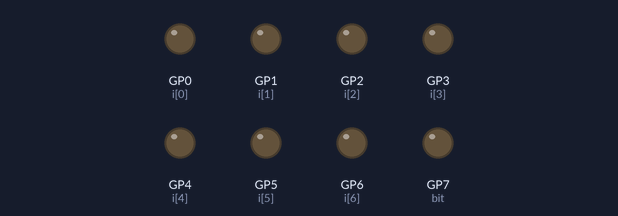
Simulated run of this program. Board: Raspberry Pi Pico running MicroPython. On the bench: output pins drawn as LEDs (lit = HIGH).

Above: at 0.12 s.
At 4.87 s:
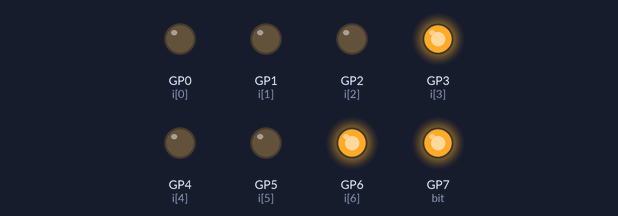
At 9.88 s:
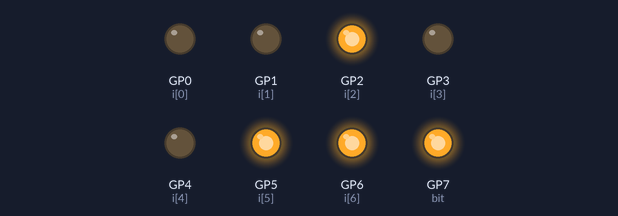
At 19.89 s:
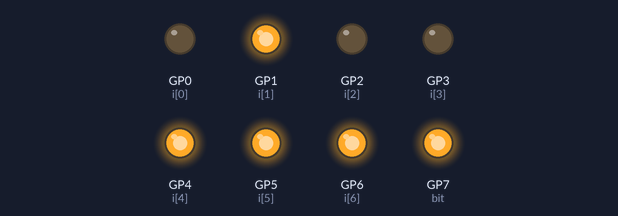
At 29.66 s:
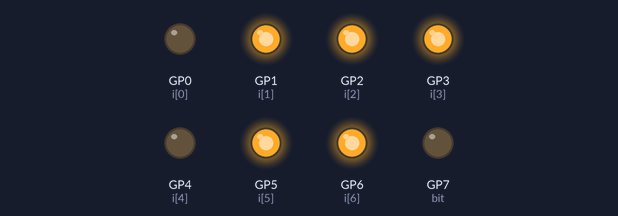
At 39.67 s:
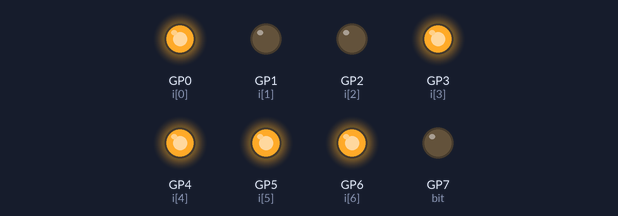
Timing chart, 0 to 40.0 s (numbered marks = the images above):
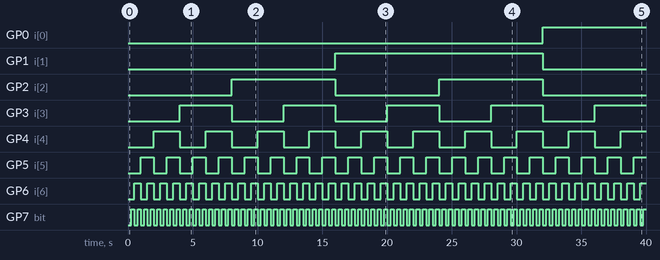

The program:

bin-counter4.py
```python
# bonus round: no list of pins, just set the pins
from machine import Pin
from time import sleep

now = 0
counter = 0
while True:
    now = counter
    bit = 7
    while now > 0:
        Pin(bit,Pin.OUT).value(now % 2)
        bit -= 1
        now = now // 2

    counter += 1
    if counter == 256:
        counter = 0
        for i in range(8):  # reset the LEDs, you can lose this if you don't want it to go around, then just break here
            Pin(i,Pin.OUT).value(0)

    # so we see what happens.
    sleep(0.25)
```

Measured:
- by itself, GP0 (i[0]): LOW → HIGH at 32.0 s
- by itself, GP1 (i[1]): LOW → HIGH at 16.0 s, → LOW 16.0 s later
- by itself, GP2 (i[2]): alternates HIGH for 8.0 s and LOW for 8.0 s
- by itself, GP3 (i[3]): alternates HIGH for 4.0 s and LOW for 4.0 s
- by itself, GP4 (i[4]): alternates HIGH for 2.0 s and LOW for 2.0 s
- by itself, GP5 (i[5]): alternates HIGH for 1.0 s and LOW for 1.0 s
- by itself, GP6 (i[6]): alternates HIGH for 0.50 s and LOW for 0.50 s
- by itself, GP7 (bit): alternates HIGH for 0.25 s and LOW for 0.25 s
